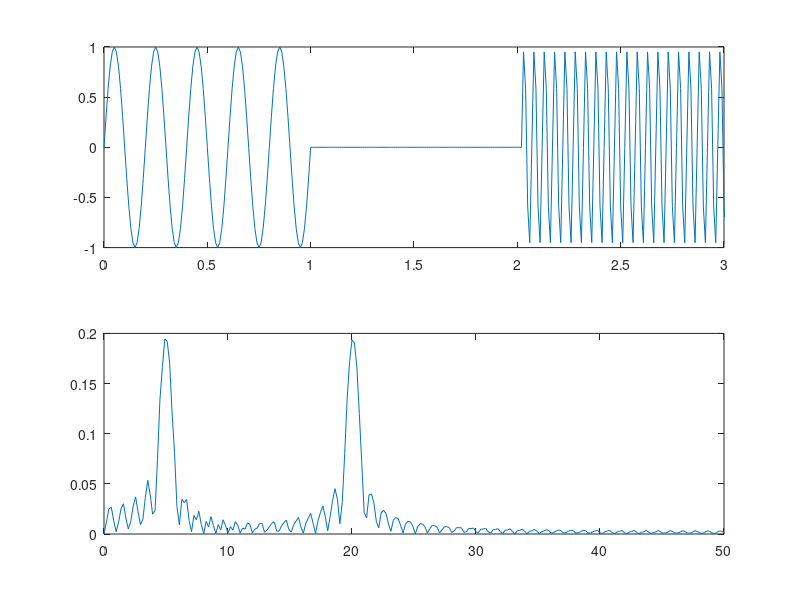

This figure's MATLAB source:
%Drawback of FT
clc
clear all
close all
t=0:0.01:3.02;
f1=5;
f2=20;
x1=sin(2*pi*f1*[0:0.01:1]);
x2=sin(2*pi*f2*[0:0.01:1]);
x3=zeros(1,length(x1));
x=[x1,x3,x2];

fs=100;
nfft=512;
f=fs/2*linspace(0,1,nfft/2);
X=fft(x,nfft)/nfft;
subplot(2,1,1),plot(t,x),axis([0 3 -1 1])
subplot(2,1,2),plot(f,2*abs(X(1:length(f))))
